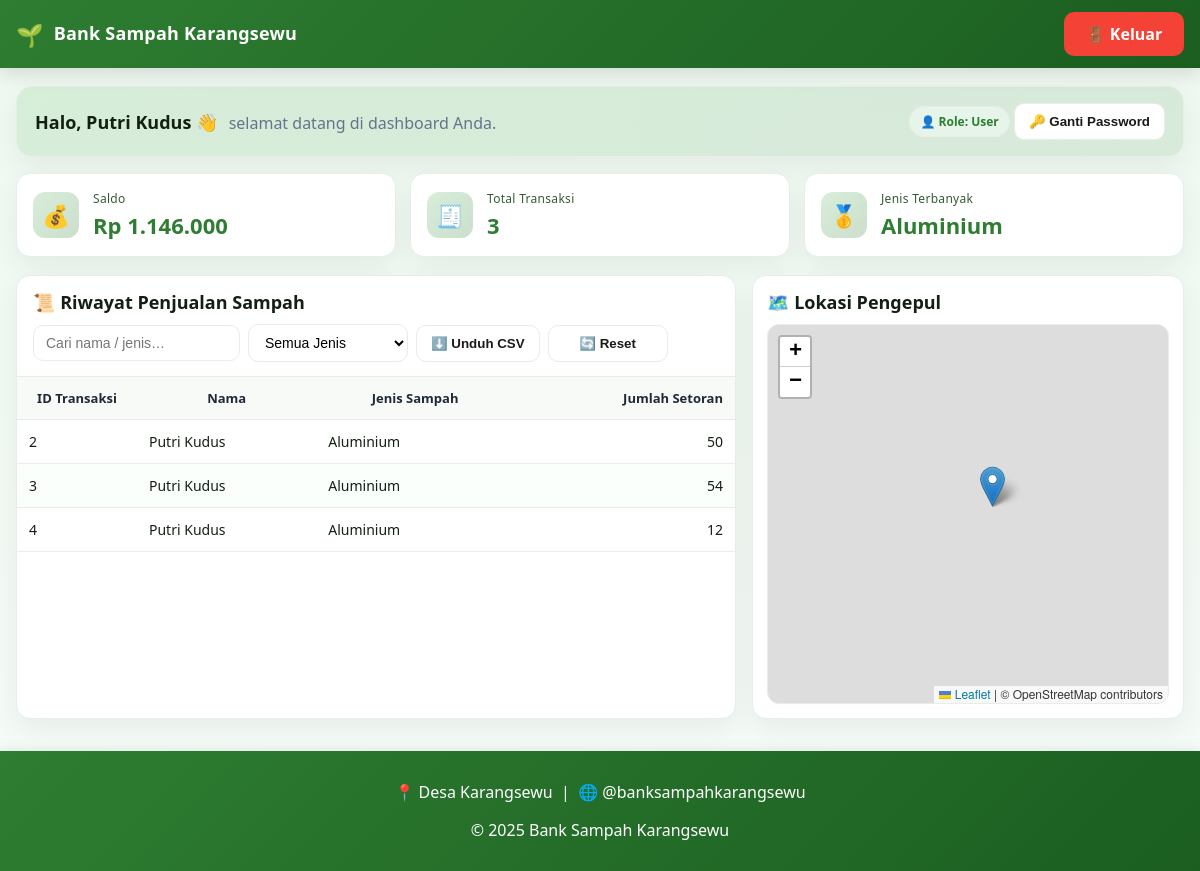
Page /user.php (signed in) on the committed database.
### tables this page shows
CREATE TABLE `saldo` (
  `id_saldo` int(100) NOT NULL,
  `id_user` int(100) NOT NULL,
  `nama` varchar(100) NOT NULL,
  `saldo` int(100) NOT NULL
);

CREATE TABLE `transaction` (
  `id_trans` int(100) NOT NULL,
  `id_user` int(100) NOT NULL,
  `no_hp` varchar(15) NOT NULL,
  `id_jenis` int(10) NOT NULL,
  `tanggal` timestamp(6) NOT NULL DEFAULT current_timestamp(6),
  `jumlah_setoran` int(50) NOT NULL
);

CREATE TABLE `account` (
  `id_user` int(11) NOT NULL,
  `nama` varchar(200) NOT NULL,
  `password` varchar(200) NOT NULL,
  `no_hp` varchar(15) NOT NULL,
  `alamat` varchar(100) NOT NULL,
  `role` enum('admin','user','super_admin') NOT NULL DEFAULT 'user'
);

CREATE TABLE `jenis_sampah` (
  `id_jenis` int(10) NOT NULL,
  `id_kategori` int(10) NOT NULL,
  `jenis` varchar(20) NOT NULL
);

### user.php (the view, shortened to what this page needs)
<?php
require 'koneksi.php';
$id_user = (int)$_SESSION['id_user'];
$saldo = 0;
if ($stmt = $conn->prepare("SELECT saldo FROM saldo WHERE id_user = ? LIMIT 1")) {
  $stmt->bind_param("i",$id_user); $stmt->execute(); $stmt->bind_result($sdb);
  if ($stmt->fetch()) $saldo = (float)$sdb; $stmt->close();
}
$riwayat = [];
$sql = "SELECT t.id_trans AS id_transaksi,
       a.nama AS nama_user,
       j.jenis AS jenis_sampah,
       t.jumlah_setoran
FROM `transaction` t
JOIN account a ON t.id_user = a.id_user
JOIN jenis_sampah j ON t.id_jenis = j.id_jenis
WHERE t.id_user = ?
ORDER BY t.id_trans ASC;
";
if ($stmt = $conn->prepare($sql)) {
  $stmt->bind_param("i",$id_user); $stmt->execute();
  $r = $stmt->get_result(); while($row=$r->fetch_assoc()) $riwayat[]=$row; $stmt->close();
}
?>
<!DOCTYPE html>
<html lang="id">
<head>
  <link rel="stylesheet" href="user.css?v=7"/>
  <link rel="stylesheet" href="https://unpkg.com/leaflet/dist/leaflet.css"/>
</head>
<body>
  <div class="header">
    <div class="header__inner">
      <div class="brand">
        <div class="brand__emoji">🌱</div>
        <div class="brand__title">Bank Sampah Karangsewu</div>
      </div>
      <a class="btn btn--danger" href="logout.php">🚪 Keluar</a>
    </div>
  </div>
  <div class="container">
    <section class="hero">
      <div>
        <span class="hero__text">Halo, <strong><?= htmlspecialchars($_SESSION['nama']) ?></strong> 👋</span>
        <span class="hero__sub">selamat datang di dashboard Anda.</span>
      </div>
      <div class="hero__tools">
        <span class="badge">👤 Role: User</span>
        <button class="btn btn--ghost" id="btnOpenPassword">🔑 Ganti Password</button>
      </div>
    </section>
    <section class="stats" aria-label="Statistik">
      <div class="stat">
        <div class="stat__icon">💰</div>
        <div class="stat__labels">
          <div class="stat__title">Saldo</div>
          <div class="stat__value" id="stat-saldo">Rp <?= number_format($saldo,0,',','.') ?></div>
        </div>
      </div>
      <div class="stat">
        <div class="stat__icon">🧾</div>
        <div class="stat__labels">
          <div class="stat__title">Total Transaksi</div>
          <div class="stat__value" id="stat-transaksi">0</div>
        </div>
      </div>
      <div class="stat">
        <div class="stat__icon">🥇</div>
        <div class="stat__labels">
          <div class="stat__title">Jenis Terbanyak</div>
          <div class="stat__value" id="stat-jenis">—</div>
        </div>
      </div>
    </section>
    <section class="grid">
      <div class="card">
        <div class="card__header">
          <h3 class="card__title">📜 Riwayat Penjualan Sampah</h3>
          <div class="toolbar">
            <input class="input" type="search" id="searchInput" placeholder="Cari nama / jenis…" aria-label="Pencarian"/>
            <select class="select" id="filterJenis" aria-label="Filter jenis">
              <option value="">Semua Jenis</option>
            </select>
            <button class="btn btn--ghost" id="btnDownload">⬇️ Unduh CSV</button>
            <button class="btn btn--ghost" id="btnReset">🔄 Reset</button>
          </div>
        </div>
        <div class="table-wrap">
          <table id="tabelRiwayat" aria-label="Tabel riwayat transaksi">
            <thead>
              <tr>
                <th>ID Transaksi</th>
                <th>Nama</th>
                <th>Jenis Sampah</th>
                <th>Jumlah Setoran</th>
              </tr>
            </thead>
            <tbody>
            <?php if(!$riwayat): ?>
              <tr><td colspan="4" style="text-align:center; padding:22px; color:var(--muted);">Belum ada transaksi.</td></tr>
            <?php else: foreach($riwayat as $r): ?>
              <tr>
                <td><?= htmlspecialchars($r['id_transaksi']) ?></td>
                <td><?= htmlspecialchars($r['nama_user']) ?></td>
                <td><?= htmlspecialchars($r['jenis_sampah']) ?></td>
                <td><?= number_format((int)$r['jumlah_setoran'],0,',','.') ?></td>
              </tr>
            <?php endforeach; endif; ?>
            </tbody>
          </table>
        </div>
      </div>
      <div class="card" style="padding:14px;">
        <div class="card__header" style="border-bottom:none; padding:0 0 10px 0;">
          <h3 class="card__title" style="margin:0;">🗺️ Lokasi Pengepul</h3>
        </div>
        <div id="map"></div>
      </div>
    </section>
  </div>
  <footer class="footer">
    <p>📍 Desa Karangsewu &nbsp;|&nbsp; 🌐 @banksampahkarangsewu</p>
    <p>© 2025 Bank Sampah Karangsewu</p>
  </footer>
</body>
</html>

### user.css (style rules this page uses)
:root { --brand1:#2e7d32; --brand2:#1b5e20; --accent:#66bb6a; --bg1:#eef8f0; --bg2:#f6fbf7; --card:#ffffff; --text:#122012; --muted:#64748b; --line:#e6eee7; --shadow:0 10px 28px rgba(0,0,0,.06); }
* { box-sizing:border-box; }
html,body { margin:0; padding:0; }
body { font-family:"Segoe UI", Arial, sans-serif; color:var(--text); background: radial-gradient(900px 420px at -10% -10%, rgba(102,187,106,.14), transparent 38%), radial-gradient(900px 520px at 110% 120%, rgba(46,125,50,.10), transparent 38%), linear-gradient(180deg, var(--bg1), var(--bg2)); min-height:100vh; }
.header { position:sticky; top:0; z-index:50; background:linear-gradient(135deg, var(--brand1), var(--brand2)); color:#fff; box-shadow:0 6px 18px rgba(0,0,0,.12); }
.header__inner { max-width:1200px; margin:0 auto; padding:12px 16px; display:flex; align-items:center; justify-content:space-between; gap:12px; }
.brand { display:flex; align-items:center; gap:10px; font-weight:800; letter-spacing:.2px; }
.brand__emoji { font-size:22px; }
.brand__title { font-size:18px; line-height:1.1; }
.btn { display:inline-flex; align-items:center; justify-content:center; padding:10px 14px; border-radius:10px; font-weight:700; text-decoration:none; cursor:pointer; border:1px solid transparent; min-width:120px; gap:8px; transition:transform .15s, filter .15s, background .15s, border-color .15s; }
.btn--danger { background:#f44336; color:#fff; }
.container { max-width:1200px; margin:18px auto 32px; padding:0 16px; }
.hero { background:linear-gradient(135deg, rgba(102,187,106,.18), rgba(46,125,50,.12)); border:1px solid var(--line); border-radius:16px; box-shadow:var(--shadow); padding:16px 18px; margin-bottom:16px; display:flex; align-items:center; justify-content:space-between; gap:16px; flex-wrap:wrap; }
.hero__text { font-size:18px; font-weight:700; }
.hero__sub { font-weight:500; color:var(--muted); margin-left:6px; }
.badge { background:#e6f4ea; color:var(--brand1); border:1px solid var(--line); border-radius:999px; padding:6px 10px; font-size:12px; font-weight:700; }
.stats { display:grid; grid-template-columns:repeat(3,1fr); gap:14px; margin-bottom:18px; }
.stat { background:var(--card); border:1px solid var(--line); border-radius:14px; padding:16px; box-shadow:var(--shadow); display:flex; gap:14px; align-items:center; }
.stat__icon { width:46px; height:46px; border-radius:12px; display:grid; place-items:center; background:linear-gradient(135deg, rgba(102,187,106,.25), rgba(46,125,50,.25)); color:#1b5e20; font-size:22px; }
.stat__labels { display:flex; flex-direction:column; gap:3px; }
.stat__title { font-size:12px; color:#355a36; letter-spacing:.3px; }
.stat__value { font-size:22px; font-weight:800; color:var(--brand1); }
.grid { display:grid; grid-template-columns:1.25fr .75fr; gap:16px; }
.card { background:var(--card); border:1px solid var(--line); border-radius:14px; box-shadow:var(--shadow); }
.card__header { padding:14px 16px; border-bottom:1px solid var(--line); display:flex; align-items:center; gap:10px; justify-content:space-between; flex-wrap:wrap; }
.card__title { margin:0; font-size:18px; }
.toolbar { display:flex; align-items:center; gap:8px; flex-wrap:wrap; }
.input,.select { padding:9px 12px; border-radius:10px; border:1px solid var(--line); background:#fff; min-width:160px; font-size:14px; }
.btn--ghost { background:#fff; border:1px solid var(--line); color:#1a1a1a; }
.table-wrap { overflow:auto; }
table { width:100%; border-collapse:separate; border-spacing:0; }
thead th { background:#f7faf7; color:#1f2937; font-weight:800; font-size:13px; padding:12px; text-align:center; position:sticky; top:0; z-index:1; border-bottom:1px solid var(--line); }
tbody td { padding:12px; border-bottom:1px solid var(--line); font-size:14px; }
tbody tr:nth-child(even) { background:#fbfffb; }
table th:nth-child(1), table td:nth-child(1) { width:120px; }
table th:nth-child(4), table td:nth-child(4) { text-align:right; }
#map { width:100%; height:380px; border-radius:12px; overflow:hidden; border:1px solid var(--line); }
.footer { text-align:center; padding:14px; color:#fff; background:linear-gradient(135deg, var(--brand1), var(--brand2)); box-shadow:0 -2px 10px rgba(0,0,0,.08); margin-top:26px; }

### rows in the picture
saldo: saldo "1.146.000"
transaction: id_trans "2", id_user.nama "Putri Kudus", id_jenis.jenis "Aluminium", jumlah_setoran "50"
transaction: id_trans "3", id_user.nama "Putri Kudus", id_jenis.jenis "Aluminium", jumlah_setoran "54"
transaction: id_trans "4", id_user.nama "Putri Kudus", id_jenis.jenis "Aluminium", jumlah_setoran "12"

### other values in the picture
$_SESSION['nama'] "Putri Kudus"
